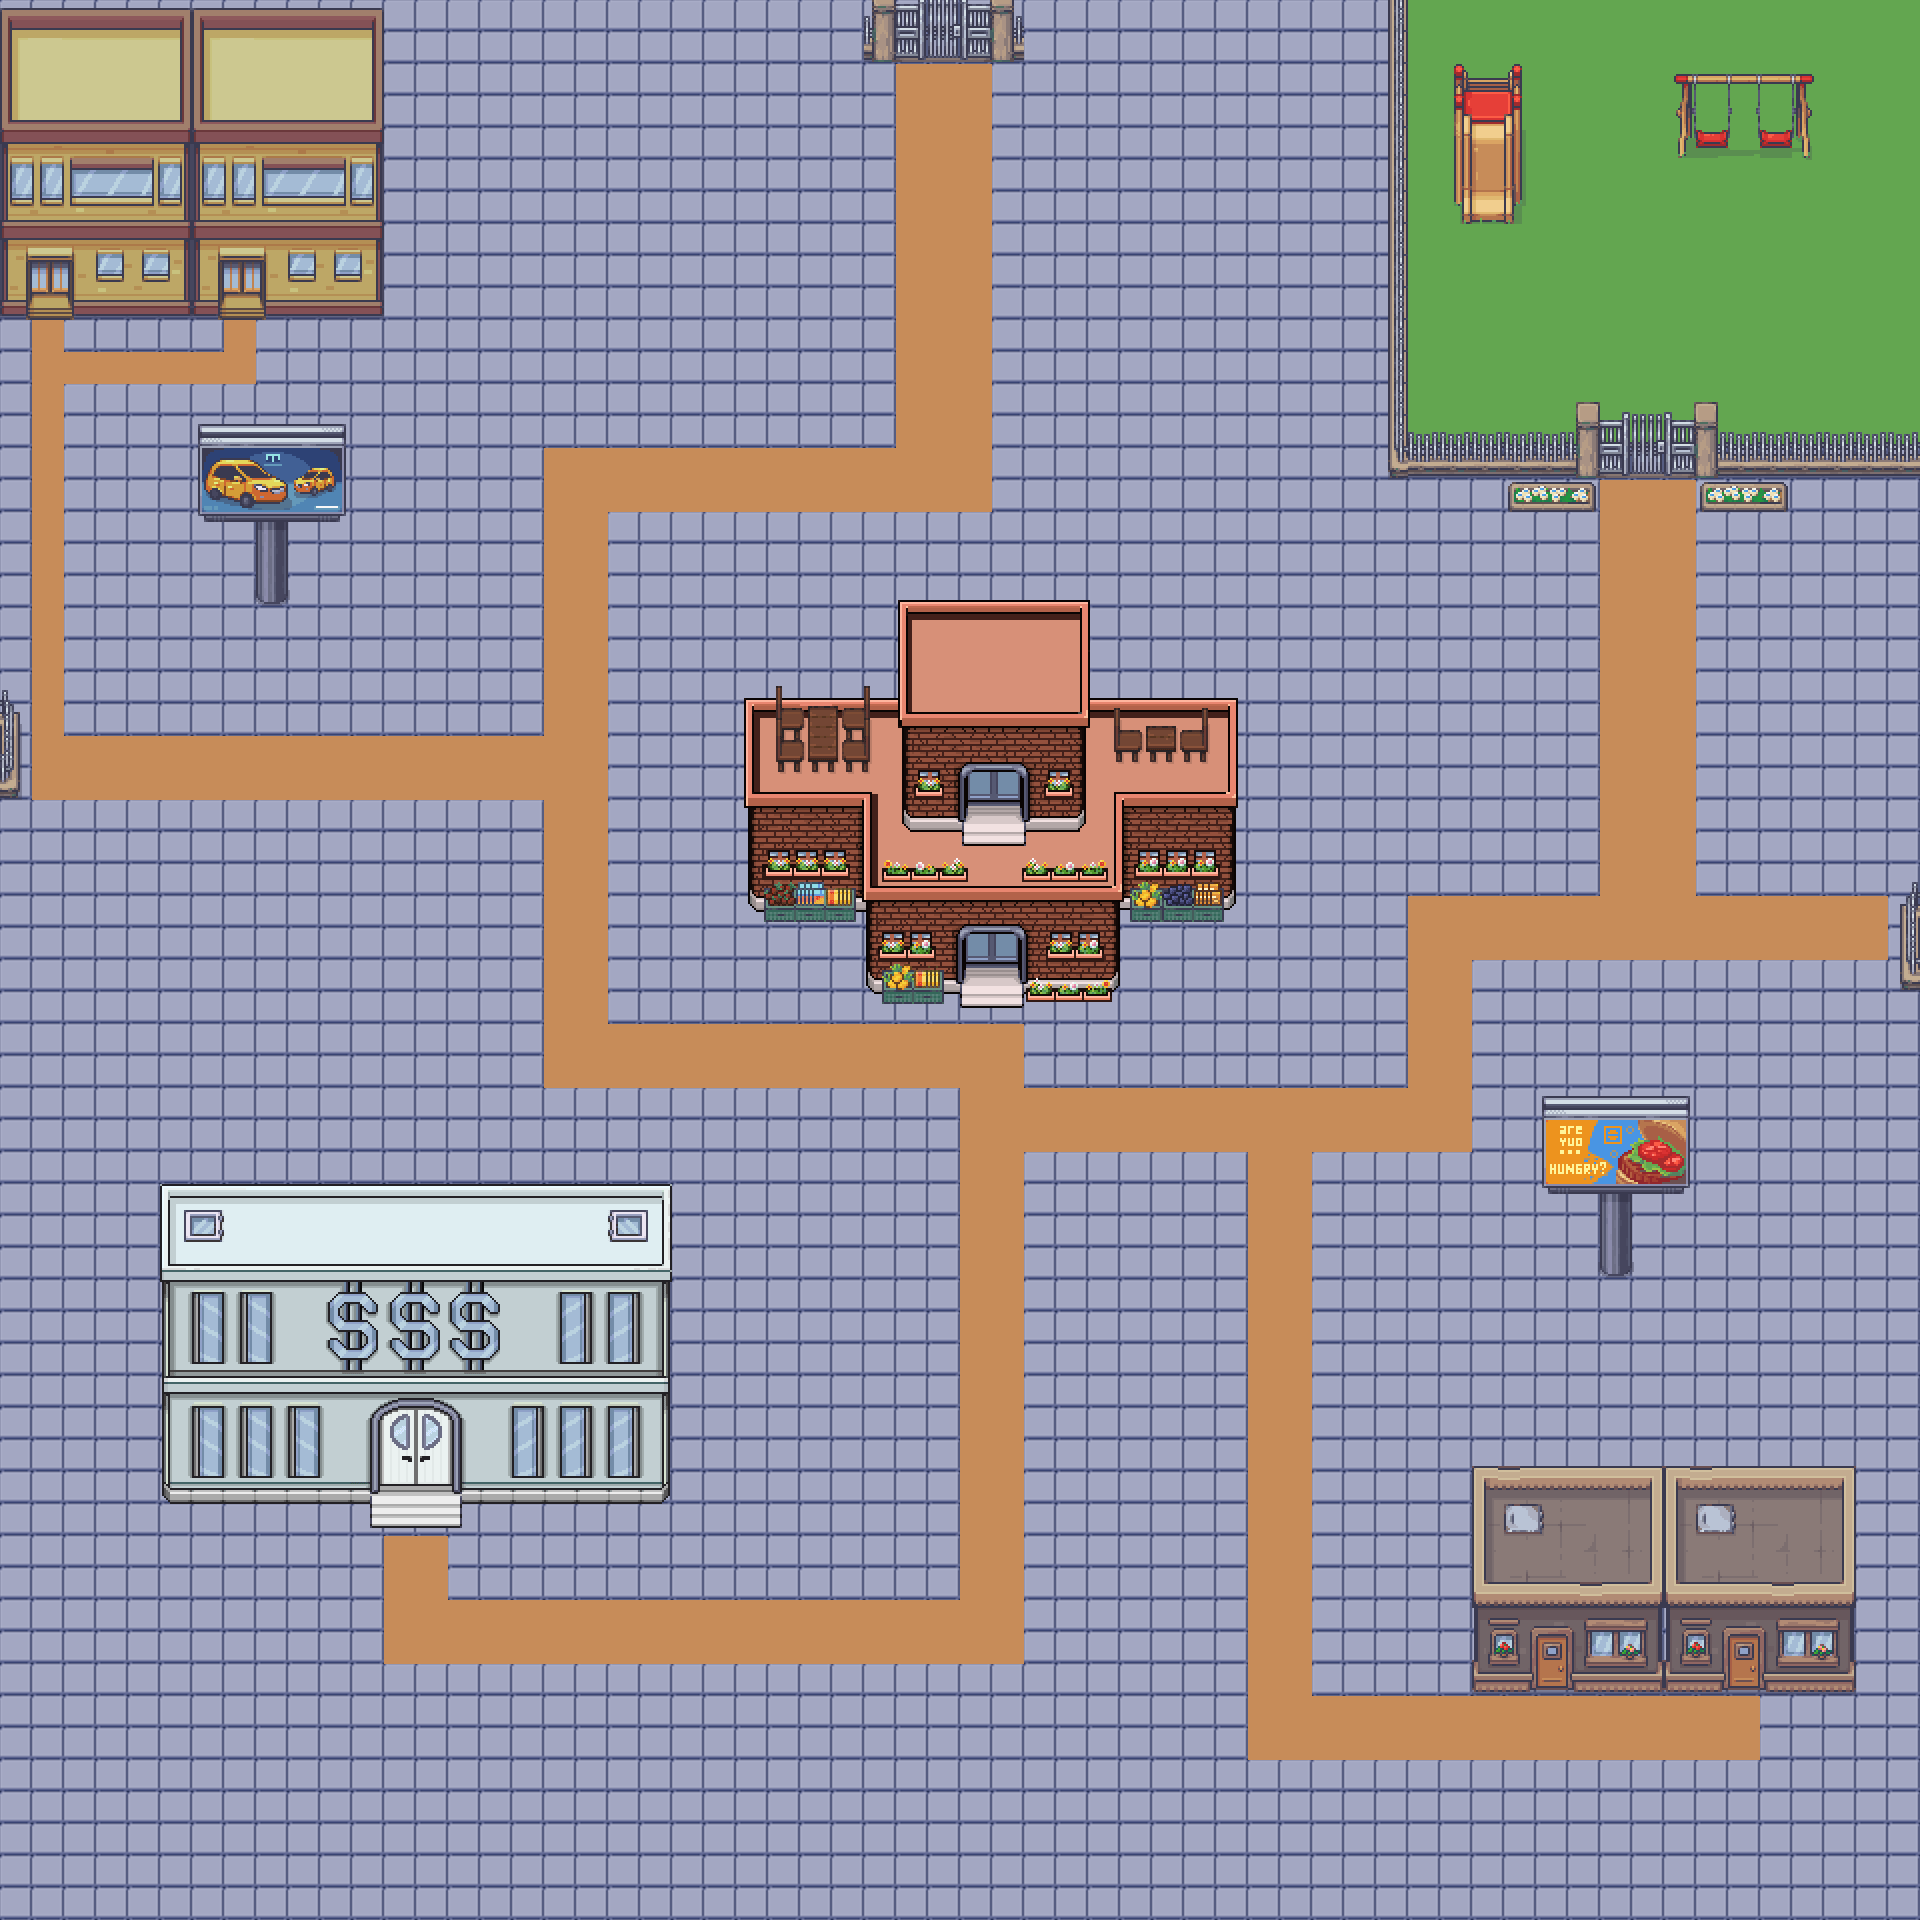

This game map was drawn from its Tiled (.tmx) file and the tilesets committed beside it. A one-line description and the trimmed map source follow:
An orthogonal 60x60 tile map with 32x32 px tiles, 4 tile layers (ground, building, gate, walkpath), 3 tilesets and 1 object (StartPoint).

<map version="1.10" tiledversion="1.10.2" orientation="orthogonal" renderorder="right-down" width="60" height="60" tilewidth="32" tileheight="32" infinite="0" nextlayerid="11" nextobjectid="4">
 <editorsettings>
  <export target="assets/Cyber_Town.tmj" format="json" />
 </editorsettings>
 <tileset firstgid="1" name="defimon1" tilewidth="32" tileheight="32" tilecount="10176" columns="96">
  <image source="assets/defimon1.png" width="3072" height="3392" />
 </tileset>
 <tileset firstgid="10177" name="defimon2" tilewidth="32" tileheight="32" tilecount="2640" columns="44">
  <image source="assets/defimon2.png" width="1408" height="1920" />
 </tileset>
 <tileset firstgid="12817" name="Street32x32" tilewidth="32" tileheight="32" tilecount="256" columns="32">
  <image source="assets/Street32x32.png" width="1024" height="256" />
 </tileset>
 <objectgroup id="6" name="objectLayer">
  <object id="1" name="StartPoint" x="992" y="1056">
   <point />
  </object>
 </objectgroup>
 <layer id="7" name="ground" width="60" height="60">
  <data>[3600 cells, 3600 non-empty, 2 distinct tile ids]</data>
 </layer>
 <layer id="8" name="building" width="60" height="60">
  <data>[3600 cells, 828 non-empty, 659 distinct tile ids]</data>
 </layer>
 <layer id="9" name="gate" width="60" height="60">
  <data>[3600 cells, 18 non-empty, 18 distinct tile ids]</data>
 </layer>
 <layer id="10" name="walkpath" width="60" height="60">
  <data>[3600 cells, 425 non-empty, 1 distinct tile ids]</data>
 </layer>
</map>
